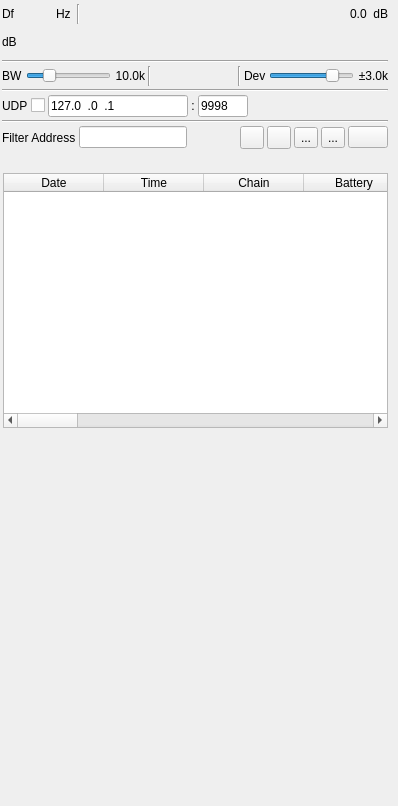
<?xml version="1.0" encoding="UTF-8"?>
<ui version="4.0">
 <class>EndOfTrainDemodGUI</class>
 <widget class="RollupContents" name="EndOfTrainDemodGUI">
  <property name="geometry">
   <rect>
    <x>0</x>
    <y>0</y>
    <width>398</width>
    <height>806</height>
   </rect>
  </property>
  <property name="sizePolicy">
   <sizepolicy hsizetype="Expanding" vsizetype="Expanding">
    <horstretch>0</horstretch>
    <verstretch>0</verstretch>
   </sizepolicy>
  </property>
  <property name="minimumSize">
   <size>
    <width>352</width>
    <height>0</height>
   </size>
  </property>
  <property name="font">
   <font>
    <family>Liberation Sans</family>
    <pointsize>9</pointsize>
   </font>
  </property>
  <property name="focusPolicy">
   <enum>Qt::StrongFocus</enum>
  </property>
  <property name="windowTitle">
   <string>EndOfTrain Demodulator</string>
  </property>
  <widget class="QWidget" name="settingsContainer" native="true">
   <property name="geometry">
    <rect>
     <x>0</x>
     <y>0</y>
     <width>390</width>
     <height>151</height>
    </rect>
   </property>
   <property name="minimumSize">
    <size>
     <width>350</width>
     <height>0</height>
    </size>
   </property>
   <property name="windowTitle">
    <string>Settings</string>
   </property>
   <layout class="QVBoxLayout" name="verticalLayout">
    <property name="spacing">
     <number>3</number>
    </property>
    <property name="leftMargin">
     <number>2</number>
    </property>
    <property name="topMargin">
     <number>2</number>
    </property>
    <property name="rightMargin">
     <number>2</number>
    </property>
    <property name="bottomMargin">
     <number>2</number>
    </property>
    <item>
     <layout class="QHBoxLayout" name="powLayout">
      <property name="topMargin">
       <number>2</number>
      </property>
      <item>
       <widget class="QLabel" name="deltaFrequencyLabel">
        <property name="minimumSize">
         <size>
          <width>16</width>
          <height>0</height>
         </size>
        </property>
        <property name="text">
         <string>Df</string>
        </property>
       </widget>
      </item>
      <item>
       <widget class="ValueDialZ" name="deltaFrequency" native="true">
        <property name="sizePolicy">
         <sizepolicy hsizetype="Maximum" vsizetype="Maximum">
          <horstretch>0</horstretch>
          <verstretch>0</verstretch>
         </sizepolicy>
        </property>
        <property name="minimumSize">
         <size>
          <width>32</width>
          <height>16</height>
         </size>
        </property>
        <property name="font">
         <font>
          <family>Liberation Mono</family>
          <pointsize>12</pointsize>
         </font>
        </property>
        <property name="cursor">
         <cursorShape>PointingHandCursor</cursorShape>
        </property>
        <property name="focusPolicy">
         <enum>Qt::StrongFocus</enum>
        </property>
        <property name="toolTip">
         <string>Demod shift frequency from center in Hz</string>
        </property>
       </widget>
      </item>
      <item>
       <widget class="QLabel" name="deltaUnits">
        <property name="text">
         <string>Hz </string>
        </property>
       </widget>
      </item>
      <item>
       <widget class="Line" name="line">
        <property name="orientation">
         <enum>Qt::Vertical</enum>
        </property>
       </widget>
      </item>
      <item>
       <spacer name="horizontalSpacer">
        <property name="orientation">
         <enum>Qt::Horizontal</enum>
        </property>
        <property name="sizeHint" stdset="0">
         <size>
          <width>40</width>
          <height>20</height>
         </size>
        </property>
       </spacer>
      </item>
      <item>
       <layout class="QHBoxLayout" name="channelPowerLayout">
        <item>
         <widget class="QLabel" name="channelPower">
          <property name="toolTip">
           <string>Channel power</string>
          </property>
          <property name="layoutDirection">
           <enum>Qt::RightToLeft</enum>
          </property>
          <property name="text">
           <string>0.0</string>
          </property>
         </widget>
        </item>
        <item>
         <widget class="QLabel" name="channelPowerUnits">
          <property name="text">
           <string> dB</string>
          </property>
         </widget>
        </item>
       </layout>
      </item>
     </layout>
    </item>
    <item>
     <layout class="QHBoxLayout" name="powerLayout">
      <item>
       <widget class="QLabel" name="channelPowerMeterUnits">
        <property name="text">
         <string>dB</string>
        </property>
       </widget>
      </item>
      <item>
       <widget class="LevelMeterSignalDB" name="channelPowerMeter" native="true">
        <property name="sizePolicy">
         <sizepolicy hsizetype="Expanding" vsizetype="MinimumExpanding">
          <horstretch>0</horstretch>
          <verstretch>0</verstretch>
         </sizepolicy>
        </property>
        <property name="minimumSize">
         <size>
          <width>0</width>
          <height>24</height>
         </size>
        </property>
        <property name="font">
         <font>
          <family>Liberation Mono</family>
          <pointsize>8</pointsize>
         </font>
        </property>
        <property name="toolTip">
         <string>Level meter (dB) top trace: average, bottom trace: instantaneous peak, tip: peak hold</string>
        </property>
       </widget>
      </item>
     </layout>
    </item>
    <item>
     <widget class="Line" name="line_5">
      <property name="orientation">
       <enum>Qt::Horizontal</enum>
      </property>
     </widget>
    </item>
    <item>
     <layout class="QHBoxLayout" name="phySettingsLayout">
      <item>
       <widget class="QLabel" name="rfBWLabel">
        <property name="text">
         <string>BW</string>
        </property>
       </widget>
      </item>
      <item>
       <widget class="QSlider" name="rfBW">
        <property name="sizePolicy">
         <sizepolicy hsizetype="Expanding" vsizetype="Minimum">
          <horstretch>0</horstretch>
          <verstretch>0</verstretch>
         </sizepolicy>
        </property>
        <property name="minimumSize">
         <size>
          <width>0</width>
          <height>0</height>
         </size>
        </property>
        <property name="toolTip">
         <string>RF bandwidth</string>
        </property>
        <property name="minimum">
         <number>10</number>
        </property>
        <property name="maximum">
         <number>400</number>
        </property>
        <property name="pageStep">
         <number>1</number>
        </property>
        <property name="value">
         <number>100</number>
        </property>
        <property name="orientation">
         <enum>Qt::Horizontal</enum>
        </property>
       </widget>
      </item>
      <item>
       <widget class="QLabel" name="rfBWText">
        <property name="minimumSize">
         <size>
          <width>30</width>
          <height>0</height>
         </size>
        </property>
        <property name="text">
         <string>10.0k</string>
        </property>
        <property name="alignment">
         <set>Qt::AlignRight|Qt::AlignTrailing|Qt::AlignVCenter</set>
        </property>
       </widget>
      </item>
      <item>
       <widget class="Line" name="line_4">
        <property name="orientation">
         <enum>Qt::Vertical</enum>
        </property>
       </widget>
      </item>
      <item>
       <spacer name="horizontalSpacer_2">
        <property name="orientation">
         <enum>Qt::Horizontal</enum>
        </property>
        <property name="sizeHint" stdset="0">
         <size>
          <width>40</width>
          <height>20</height>
         </size>
        </property>
       </spacer>
      </item>
      <item>
       <widget class="Line" name="line_2">
        <property name="orientation">
         <enum>Qt::Vertical</enum>
        </property>
       </widget>
      </item>
      <item>
       <widget class="QLabel" name="fmDevLabel">
        <property name="text">
         <string>Dev</string>
        </property>
       </widget>
      </item>
      <item>
       <widget class="QSlider" name="fmDev">
        <property name="sizePolicy">
         <sizepolicy hsizetype="Expanding" vsizetype="Minimum">
          <horstretch>0</horstretch>
          <verstretch>0</verstretch>
         </sizepolicy>
        </property>
        <property name="minimumSize">
         <size>
          <width>0</width>
          <height>0</height>
         </size>
        </property>
        <property name="toolTip">
         <string>Peak frequency deviation</string>
        </property>
        <property name="minimum">
         <number>10</number>
        </property>
        <property name="maximum">
         <number>60</number>
        </property>
        <property name="pageStep">
         <number>1</number>
        </property>
        <property name="value">
         <number>50</number>
        </property>
        <property name="orientation">
         <enum>Qt::Horizontal</enum>
        </property>
       </widget>
      </item>
      <item>
       <widget class="QLabel" name="fmDevText">
        <property name="minimumSize">
         <size>
          <width>30</width>
          <height>0</height>
         </size>
        </property>
        <property name="text">
         <string>±3.0k</string>
        </property>
        <property name="alignment">
         <set>Qt::AlignRight|Qt::AlignTrailing|Qt::AlignVCenter</set>
        </property>
       </widget>
      </item>
     </layout>
    </item>
    <item>
     <widget class="Line" name="line_6">
      <property name="orientation">
       <enum>Qt::Horizontal</enum>
      </property>
     </widget>
    </item>
    <item>
     <layout class="QHBoxLayout" name="udpLayout">
      <item>
       <widget class="QLabel" name="udpEnabledLabel">
        <property name="text">
         <string>UDP</string>
        </property>
       </widget>
      </item>
      <item>
       <widget class="QCheckBox" name="udpEnabled">
        <property name="toolTip">
         <string>Send endoftrains via UDP</string>
        </property>
        <property name="layoutDirection">
         <enum>Qt::RightToLeft</enum>
        </property>
        <property name="text">
         <string/>
        </property>
       </widget>
      </item>
      <item>
       <widget class="QLineEdit" name="udpAddress">
        <property name="minimumSize">
         <size>
          <width>120</width>
          <height>0</height>
         </size>
        </property>
        <property name="focusPolicy">
         <enum>Qt::ClickFocus</enum>
        </property>
        <property name="toolTip">
         <string>Destination UDP address</string>
        </property>
        <property name="inputMask">
         <string>000.000.000.000</string>
        </property>
        <property name="text">
         <string>127.0.0.1</string>
        </property>
       </widget>
      </item>
      <item>
       <widget class="QLabel" name="udpSeparator">
        <property name="text">
         <string>:</string>
        </property>
        <property name="alignment">
         <set>Qt::AlignCenter</set>
        </property>
       </widget>
      </item>
      <item>
       <widget class="QLineEdit" name="udpPort">
        <property name="minimumSize">
         <size>
          <width>50</width>
          <height>0</height>
         </size>
        </property>
        <property name="maximumSize">
         <size>
          <width>50</width>
          <height>16777215</height>
         </size>
        </property>
        <property name="focusPolicy">
         <enum>Qt::ClickFocus</enum>
        </property>
        <property name="toolTip">
         <string>Destination UDP port</string>
        </property>
        <property name="inputMask">
         <string>00000</string>
        </property>
        <property name="text">
         <string>9998</string>
        </property>
       </widget>
      </item>
      <item>
       <spacer name="horizontalSpacer_4">
        <property name="orientation">
         <enum>Qt::Horizontal</enum>
        </property>
        <property name="sizeHint" stdset="0">
         <size>
          <width>40</width>
          <height>20</height>
         </size>
        </property>
       </spacer>
      </item>
     </layout>
    </item>
    <item>
     <widget class="Line" name="line_3">
      <property name="orientation">
       <enum>Qt::Horizontal</enum>
      </property>
     </widget>
    </item>
    <item>
     <layout class="QHBoxLayout" name="filterLayout">
      <item>
       <widget class="QLabel" name="filterFromLabel">
        <property name="text">
         <string>Filter Address</string>
        </property>
       </widget>
      </item>
      <item>
       <widget class="QLineEdit" name="filterFrom">
        <property name="toolTip">
         <string>Display only packets where the address matches the specified regular expression</string>
        </property>
       </widget>
      </item>
      <item>
       <spacer name="horizontalSpacer_3">
        <property name="orientation">
         <enum>Qt::Horizontal</enum>
        </property>
        <property name="sizeHint" stdset="0">
         <size>
          <width>40</width>
          <height>20</height>
         </size>
        </property>
       </spacer>
      </item>
      <item>
       <widget class="ButtonSwitch" name="useFileTime">
        <property name="maximumSize">
         <size>
          <width>24</width>
          <height>16777215</height>
         </size>
        </property>
        <property name="toolTip">
         <string>Check to use date and time from input file. Uncheck to use date and time from clock.</string>
        </property>
        <property name="text">
         <string/>
        </property>
        <property name="icon">
         <iconset resource="../../../sdrgui/resources/res.qrc">
          <normaloff>:/clockcurrent.png</normaloff>
          <normalon>:/clockfile.png</normalon>:/clockcurrent.png</iconset>
        </property>
       </widget>
      </item>
      <item>
       <widget class="ButtonSwitch" name="logEnable">
        <property name="maximumSize">
         <size>
          <width>24</width>
          <height>16777215</height>
         </size>
        </property>
        <property name="toolTip">
         <string>Start/stop logging of received packets to .csv file</string>
        </property>
        <property name="text">
         <string/>
        </property>
        <property name="icon">
         <iconset resource="../../../sdrgui/resources/res.qrc">
          <normaloff>:/record_off.png</normaloff>:/record_off.png</iconset>
        </property>
       </widget>
      </item>
      <item>
       <widget class="QToolButton" name="logFilename">
        <property name="toolTip">
         <string>Set log .csv filename</string>
        </property>
        <property name="text">
         <string>...</string>
        </property>
        <property name="icon">
         <iconset resource="../../../sdrgui/resources/res.qrc">
          <normaloff>:/save.png</normaloff>:/save.png</iconset>
        </property>
        <property name="checkable">
         <bool>false</bool>
        </property>
       </widget>
      </item>
      <item>
       <widget class="QToolButton" name="logOpen">
        <property name="toolTip">
         <string>Read data from .csv log file</string>
        </property>
        <property name="text">
         <string>...</string>
        </property>
        <property name="icon">
         <iconset resource="../../../sdrgui/resources/res.qrc">
          <normaloff>:/load.png</normaloff>:/load.png</iconset>
        </property>
        <property name="checkable">
         <bool>false</bool>
        </property>
       </widget>
      </item>
      <item>
       <widget class="QPushButton" name="clearTable">
        <property name="toolTip">
         <string>Clear endoftrains from table</string>
        </property>
        <property name="text">
         <string/>
        </property>
        <property name="icon">
         <iconset resource="../../../sdrgui/resources/res.qrc">
          <normaloff>:/bin.png</normaloff>:/bin.png</iconset>
        </property>
       </widget>
      </item>
     </layout>
    </item>
   </layout>
  </widget>
  <widget class="QWidget" name="dataContainer" native="true">
   <property name="geometry">
    <rect>
     <x>0</x>
     <y>170</y>
     <width>391</width>
     <height>261</height>
    </rect>
   </property>
   <property name="sizePolicy">
    <sizepolicy hsizetype="Expanding" vsizetype="Expanding">
     <horstretch>0</horstretch>
     <verstretch>0</verstretch>
    </sizepolicy>
   </property>
   <property name="windowTitle">
    <string>Received Packets</string>
   </property>
   <layout class="QVBoxLayout" name="verticalLayoutTable">
    <property name="spacing">
     <number>2</number>
    </property>
    <property name="leftMargin">
     <number>3</number>
    </property>
    <property name="topMargin">
     <number>3</number>
    </property>
    <property name="rightMargin">
     <number>3</number>
    </property>
    <property name="bottomMargin">
     <number>3</number>
    </property>
    <item>
     <widget class="QTableWidget" name="packets">
      <property name="toolTip">
       <string>Received packets</string>
      </property>
      <property name="editTriggers">
       <set>QAbstractItemView::NoEditTriggers</set>
      </property>
      <column>
       <property name="text">
        <string>Date</string>
       </property>
       <property name="toolTip">
        <string>Date packet was received</string>
       </property>
      </column>
      <column>
       <property name="text">
        <string>Time</string>
       </property>
       <property name="toolTip">
        <string>Time packet was received</string>
       </property>
      </column>
      <column>
       <property name="text">
        <string>Chain</string>
       </property>
      </column>
      <column>
       <property name="text">
        <string>Battery</string>
       </property>
       <property name="toolTip">
        <string>Battery condition</string>
       </property>
      </column>
      <column>
       <property name="text">
        <string>Type</string>
       </property>
       <property name="toolTip">
        <string>Message type</string>
       </property>
      </column>
      <column>
       <property name="text">
        <string>Address</string>
       </property>
       <property name="toolTip">
        <string>Unit address</string>
       </property>
      </column>
      <column>
       <property name="text">
        <string>Pressure  (PSIG)</string>
       </property>
       <property name="toolTip">
        <string>Brake pipe pressure in Pounds per Square Inch Gauge (PSIG)</string>
       </property>
      </column>
      <column>
       <property name="text">
        <string>Charge (%)</string>
       </property>
       <property name="toolTip">
        <string>Battery charge in %</string>
       </property>
      </column>
      <column>
       <property name="text">
        <string>Disc</string>
       </property>
       <property name="toolTip">
        <string>Discretionary bit used for varying data by different vendors</string>
       </property>
      </column>
      <column>
       <property name="text">
        <string>Valve</string>
       </property>
       <property name="toolTip">
        <string>Valve circuit status</string>
       </property>
      </column>
      <column>
       <property name="text">
        <string>Conf</string>
       </property>
       <property name="toolTip">
        <string>Confirmation</string>
       </property>
      </column>
      <column>
       <property name="text">
        <string>Turbine</string>
       </property>
      </column>
      <column>
       <property name="text">
        <string>Motion</string>
       </property>
       <property name="toolTip">
        <string>Motion detected</string>
       </property>
      </column>
      <column>
       <property name="text">
        <string>Light Batt</string>
       </property>
       <property name="toolTip">
        <string>Market light battery condition</string>
       </property>
      </column>
      <column>
       <property name="text">
        <string>Light</string>
       </property>
       <property name="toolTip">
        <string>Marker light status (on / off)</string>
       </property>
      </column>
      <column>
       <property name="text">
        <string>Arm Status</string>
       </property>
      </column>
      <column>
       <property name="text">
        <string>CRC</string>
       </property>
       <property name="toolTip">
        <string>Indicates if calculated CRC matches received CRC</string>
       </property>
      </column>
      <column>
       <property name="text">
        <string>Hex</string>
       </property>
       <property name="toolTip">
        <string>Packet hex data</string>
       </property>
      </column>
     </widget>
    </item>
   </layout>
  </widget>
  <widget class="QWidget" name="scopeContainer" native="true">
   <property name="geometry">
    <rect>
     <x>10</x>
     <y>440</y>
     <width>716</width>
     <height>341</height>
    </rect>
   </property>
   <property name="minimumSize">
    <size>
     <width>714</width>
     <height>0</height>
    </size>
   </property>
   <property name="windowTitle">
    <string>Waveforms</string>
   </property>
   <layout class="QVBoxLayout" name="transmittedLayout_2">
    <property name="spacing">
     <number>2</number>
    </property>
    <property name="leftMargin">
     <number>3</number>
    </property>
    <property name="topMargin">
     <number>3</number>
    </property>
    <property name="rightMargin">
     <number>3</number>
    </property>
    <property name="bottomMargin">
     <number>3</number>
    </property>
    <item>
     <widget class="GLScope" name="glScope" native="true">
      <property name="minimumSize">
       <size>
        <width>200</width>
        <height>250</height>
       </size>
      </property>
      <property name="font">
       <font>
        <family>Liberation Mono</family>
        <pointsize>8</pointsize>
       </font>
      </property>
     </widget>
    </item>
    <item>
     <widget class="GLScopeGUI" name="scopeGUI" native="true"/>
    </item>
   </layout>
  </widget>
 </widget>
 <customwidgets>
  <customwidget>
   <class>ButtonSwitch</class>
   <extends>QToolButton</extends>
   <header>gui/buttonswitch.h</header>
  </customwidget>
  <customwidget>
   <class>ValueDialZ</class>
   <extends>QWidget</extends>
   <header>gui/valuedialz.h</header>
   <container>1</container>
  </customwidget>
  <customwidget>
   <class>RollupContents</class>
   <extends>QWidget</extends>
   <header>gui/rollupcontents.h</header>
   <container>1</container>
  </customwidget>
  <customwidget>
   <class>LevelMeterSignalDB</class>
   <extends>QWidget</extends>
   <header>gui/levelmeter.h</header>
   <container>1</container>
  </customwidget>
  <customwidget>
   <class>GLScope</class>
   <extends>QWidget</extends>
   <header>gui/glscope.h</header>
   <container>1</container>
  </customwidget>
  <customwidget>
   <class>GLScopeGUI</class>
   <extends>QWidget</extends>
   <header>gui/glscopegui.h</header>
   <container>1</container>
  </customwidget>
 </customwidgets>
 <tabstops>
  <tabstop>packets</tabstop>
 </tabstops>
 <resources>
  <include location="../../../sdrgui/resources/res.qrc"/>
 </resources>
 <connections/>
</ui>
